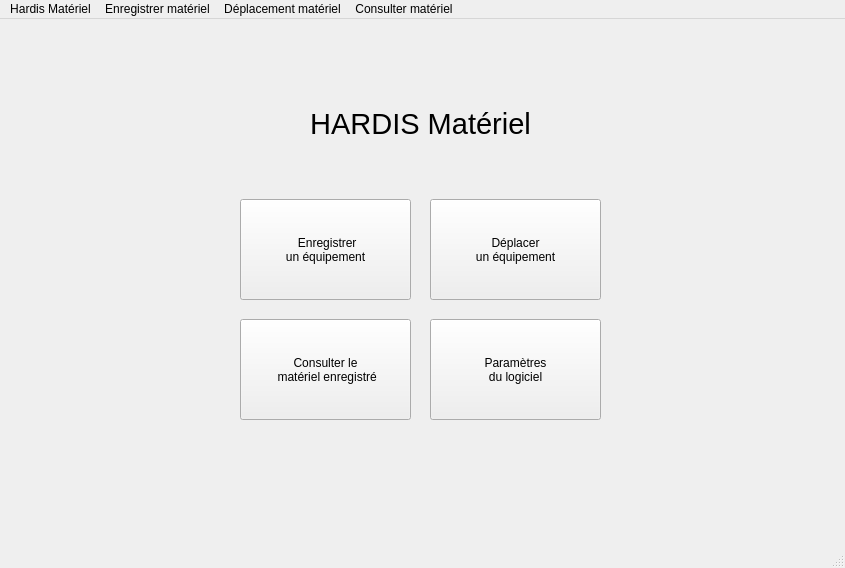
<?xml version="1.0" encoding="UTF-8"?>
<ui version="4.0">
 <class>Accueil</class>
 <widget class="QMainWindow" name="Accueil">
  <property name="geometry">
   <rect>
    <x>0</x>
    <y>0</y>
    <width>845</width>
    <height>568</height>
   </rect>
  </property>
  <property name="windowTitle">
   <string>MainWindow</string>
  </property>
  <widget class="QWidget" name="centralwidget">
   <widget class="QLabel" name="Title">
    <property name="geometry">
     <rect>
      <x>200</x>
      <y>70</y>
      <width>441</width>
      <height>71</height>
     </rect>
    </property>
    <property name="font">
     <font>
      <pointsize>22</pointsize>
     </font>
    </property>
    <property name="text">
     <string>&lt;html&gt;&lt;head/&gt;&lt;body&gt;&lt;p align=&quot;center&quot;&gt;HARDIS Matériel&lt;/p&gt;&lt;/body&gt;&lt;/html&gt;</string>
    </property>
   </widget>
   <widget class="QPushButton" name="Register">
    <property name="geometry">
     <rect>
      <x>240</x>
      <y>180</y>
      <width>171</width>
      <height>101</height>
     </rect>
    </property>
    <property name="text">
     <string> Enregistrer 
un équipement</string>
    </property>
   </widget>
   <widget class="QPushButton" name="Move">
    <property name="geometry">
     <rect>
      <x>430</x>
      <y>180</y>
      <width>171</width>
      <height>101</height>
     </rect>
    </property>
    <property name="text">
     <string>Déplacer 
un équipement</string>
    </property>
   </widget>
   <widget class="QPushButton" name="Empty">
    <property name="geometry">
     <rect>
      <x>430</x>
      <y>300</y>
      <width>171</width>
      <height>101</height>
     </rect>
    </property>
    <property name="text">
     <string>Paramètres 
du logiciel</string>
    </property>
   </widget>
   <widget class="QPushButton" name="Query">
    <property name="geometry">
     <rect>
      <x>240</x>
      <y>300</y>
      <width>171</width>
      <height>101</height>
     </rect>
    </property>
    <property name="text">
     <string>Consulter le
 matériel enregistré</string>
    </property>
   </widget>
   <widget class="QLabel" name="logo">
    <property name="geometry">
     <rect>
      <x>10</x>
      <y>10</y>
      <width>131</width>
      <height>71</height>
     </rect>
    </property>
    <property name="maximumSize">
     <size>
      <width>282</width>
      <height>160</height>
     </size>
    </property>
    <property name="sizeIncrement">
     <size>
      <width>1</width>
      <height>2</height>
     </size>
    </property>
    <property name="text">
     <string/>
    </property>
    <property name="pixmap">
     <pixmap>../logo.png</pixmap>
    </property>
    <property name="scaledContents">
     <bool>true</bool>
    </property>
   </widget>
  </widget>
  <widget class="QMenuBar" name="menubar">
   <property name="geometry">
    <rect>
     <x>0</x>
     <y>0</y>
     <width>845</width>
     <height>22</height>
    </rect>
   </property>
   <widget class="QMenu" name="menuHardis_Mat_riel">
    <property name="title">
     <string>Hardis Matériel</string>
    </property>
   </widget>
   <widget class="QMenu" name="menuEnregistrer_du_mat_riel">
    <property name="title">
     <string>Enregistrer matériel</string>
    </property>
   </widget>
   <widget class="QMenu" name="menuD_placer_du_mat_riel">
    <property name="title">
     <string>Déplacement matériel</string>
    </property>
   </widget>
   <widget class="QMenu" name="menuConsulter">
    <property name="title">
     <string>Consulter matériel</string>
    </property>
   </widget>
   <addaction name="menuHardis_Mat_riel"/>
   <addaction name="menuEnregistrer_du_mat_riel"/>
   <addaction name="menuD_placer_du_mat_riel"/>
   <addaction name="menuConsulter"/>
  </widget>
  <widget class="QStatusBar" name="statusbar"/>
 </widget>
 <resources/>
 <connections/>
</ui>
